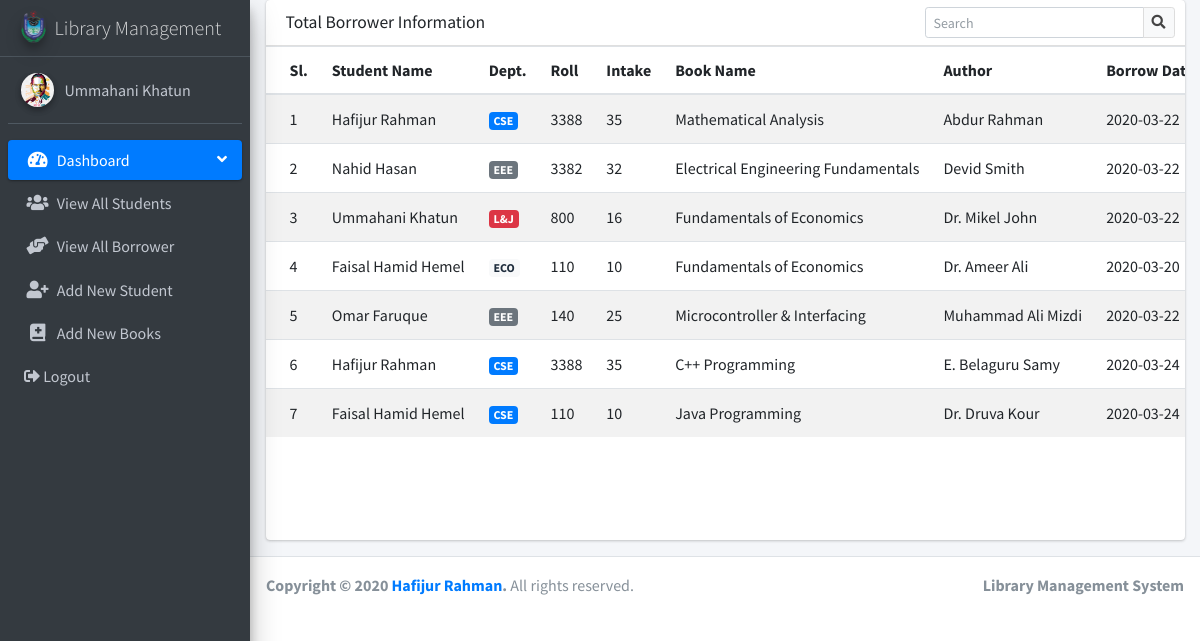
Screenshot of /view_all_borrower.php (signed in) with the database file from the repository.
### tables this page shows
CREATE TABLE `borrow` (
  `borrow_id` int(11) NOT NULL,
  `user_name` varchar(255) NOT NULL,
  `dept` varchar(255) NOT NULL,
  `user_id` int(11) NOT NULL,
  `intake` int(11) NOT NULL,
  `book_name` varchar(255) NOT NULL,
  `author` varchar(255) NOT NULL,
  `book_id` int(11) NOT NULL,
  `borrow_date` date NOT NULL,
  `return_date` date NOT NULL,
  `how_many` int(11) NOT NULL
);

### view_all_borrower.php (the view, shortened to what this page needs)
<?php include "include/header.php" ?>
<?php include "include/sidebar.php" ?>
  <div class="content-wrapper">
    <section class="content">
      <div class="container-fluid">
        <div class="row">
          <div class="col-12">
                <div class="row">
                  <div class="col-12">
                    <div class="card">
                      <div class="card-header">
                        <h3 class="card-title">Total Borrower Information</h3>
                        <div class="card-tools">
                          <div class="input-group input-group-sm" style="width: 250px;">
                            <input type="text" name="table_search" class="form-control float-right" placeholder="Search" autocomplete>
                            <div class="input-group-append">
                              <button type="submit" class="btn btn-default"><i class="fas fa-search"></i></button>
                            </div>
                          </div>
                        </div>
                      </div>
                      <div class="card-body table-responsive p-0" style="height: 494px;">
                        <table class="table table-head-fixed text-nowrap table-striped">
                          <thead>
                             <tr>
                              <th scope="col">Sl.</th>
                              <th scope="col">Student Name</th>
                              <th scope="col">Dept.</th>
                              <th scope="col">Roll</th>
                              <th scope="col">Intake</th>
                              <th scope="col">Book Name</th>
                              <th scope="col">Author</th>
                              <th scope="col">Borrow Date</th>
                            </tr>
                          </thead>
                          <tbody>
                            <?php
                              $query    = "SELECT * FROM borrow";
                              $all_user = mysqli_query($db, $query);
                              $i=0;
                              while ( $row = mysqli_fetch_assoc($all_user) ) {
                                $user_name    = $row['user_name'];
                                $dept         = $row['dept'];
                                $user_id      = $row['user_id'];
                                $intake       = $row['intake'];
                                $book_name    = $row['book_name'];
                                $author       = $row['author'];
                                $borrow_date  = $row['borrow_date'];
                                $i++;
                              ?>
                              <tr>
                                <td><?php echo $i; ?></td>
                                <td><?php echo $user_name; ?></td>
                                <td>
                                  <?php
                                  if ($dept==1) { ?>
                                    <span class="badge badge-primary">CSE</span>
                                  <?php }
                                  elseif ($dept==2) { ?>
                                    <span class="badge badge-secondary">EEE</span>
                                  <?php }
                                  elseif ($dept==3) { ?>
                                    <span class="badge badge-succeaa">AE</span>
                                  <?php }
                                  elseif ($dept==4) { ?>
                                    <span class="badge badge-danger">L&J</span>
                                  <?php }
                                  elseif ($dept==5) { ?>
                                    <span class="badge badge-warning">PS</span>
                                  <?php }
                                  elseif ($dept==6) { ?>
                                    <span class="badge badge-info">TEX</span>
                                  <?php }
                                  elseif ($dept==7) { ?>
                                    <span class="badge badge-light">ECO</span>
                                  <?php }
                                  elseif ($dept==8) { ?>
                                    <span class="badge badge-dark">Eng</span>
                                  <?php }
                                  ?>
                                </td>
                                <td><?php echo $user_id; ?></td>
                                <td><?php echo $intake; ?></td>
                                <td><?php echo $book_name; ?></td>
                                <td><?php echo $author; ?></td>
                                <td><?php echo $borrow_date; ?></td>
                              </tr>
                              <?php }
                            ?>
                          </tbody>
                        </table>
                      </div>
                    </div>
                  </div>
                </div>
          </div>
        </div>
      </div>
    </section>
  </div>
<?php include "include/footer.php" ?>

### css/style.css (style rules this page uses)
.content-wrapper { padding: 0px; }

### rows the page displays
borrow: user_name "Hafijur Rahman", dept "CSE", user "3388", intake "35", book_name "Mathematical Analysis", author "Abdur Rahman", borrow_date "2020-03-22"
borrow: user_name "Nahid Hasan", dept "EEE", user "3382", intake "32", book_name "Electrical Engineering Fundamentals", author "Devid Smith", borrow_date "2020-03-22"
borrow: user_name "Ummahani Khatun", dept "L&J", user "800", intake "16", book_name "Fundamentals of Economics", author "Dr. Mikel John", borrow_date "2020-03-22"
borrow: user_name "Faisal Hamid Hemel", dept "ECO", user "110", intake "10", book_name "Fundamentals of Economics", author "Dr. Ameer Ali", borrow_date "2020-03-20"
borrow: user_name "Omar Faruque", dept "EEE", user "140", intake "25", book_name "Microcontroller & Interfacing", author "Muhammad Ali Mizdi", borrow_date "2020-03-22"
borrow: user_name "Hafijur Rahman", dept "CSE", user "3388", intake "35", book_name "C++ Programming", author "E. Belaguru Samy", borrow_date "2020-03-24"
borrow: user_name "Faisal Hamid Hemel", dept "CSE", user "110", intake "10", book_name "Java Programming", author "Dr. Druva Kour", borrow_date "2020-03-24"

### other values shown
$_SESSION['admin_name'] "Ummahani Khatun"
